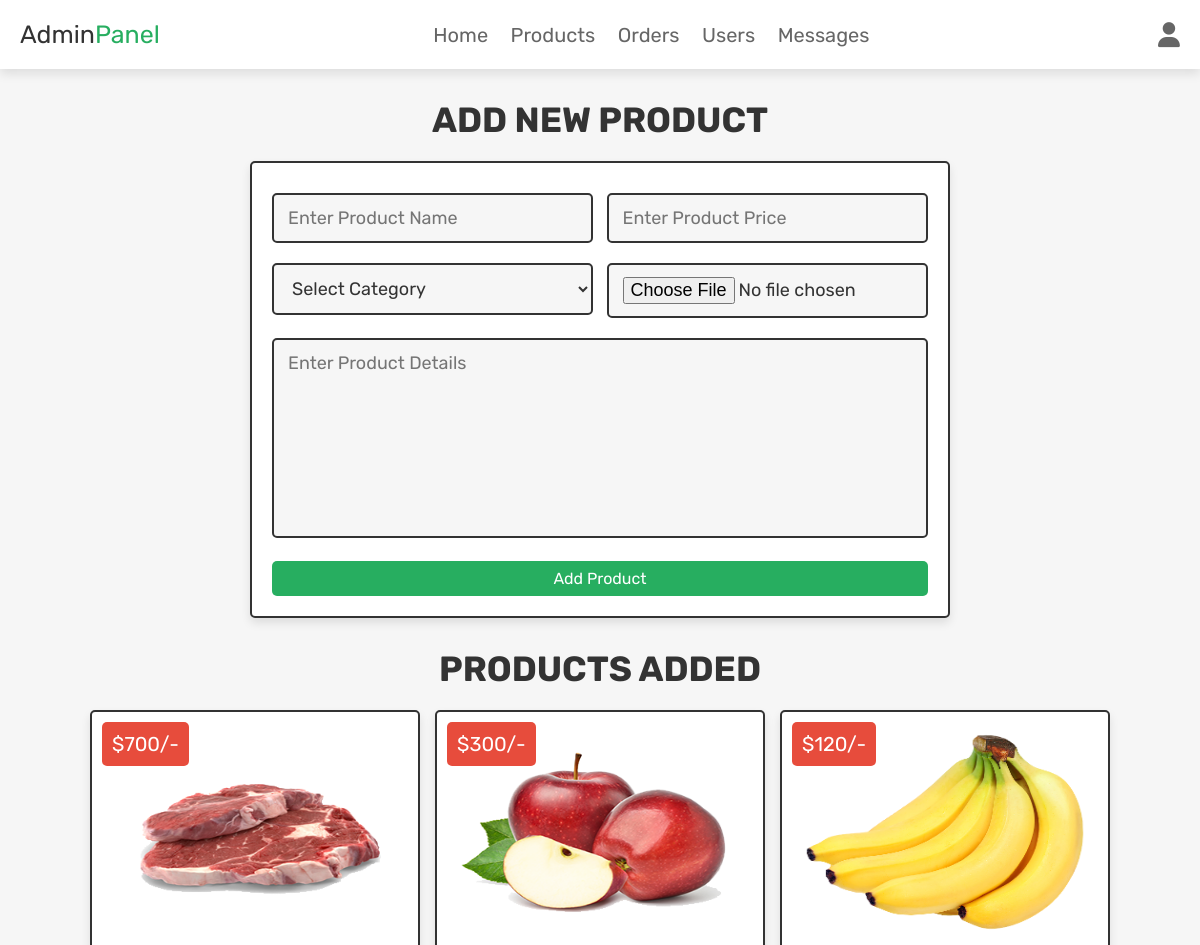
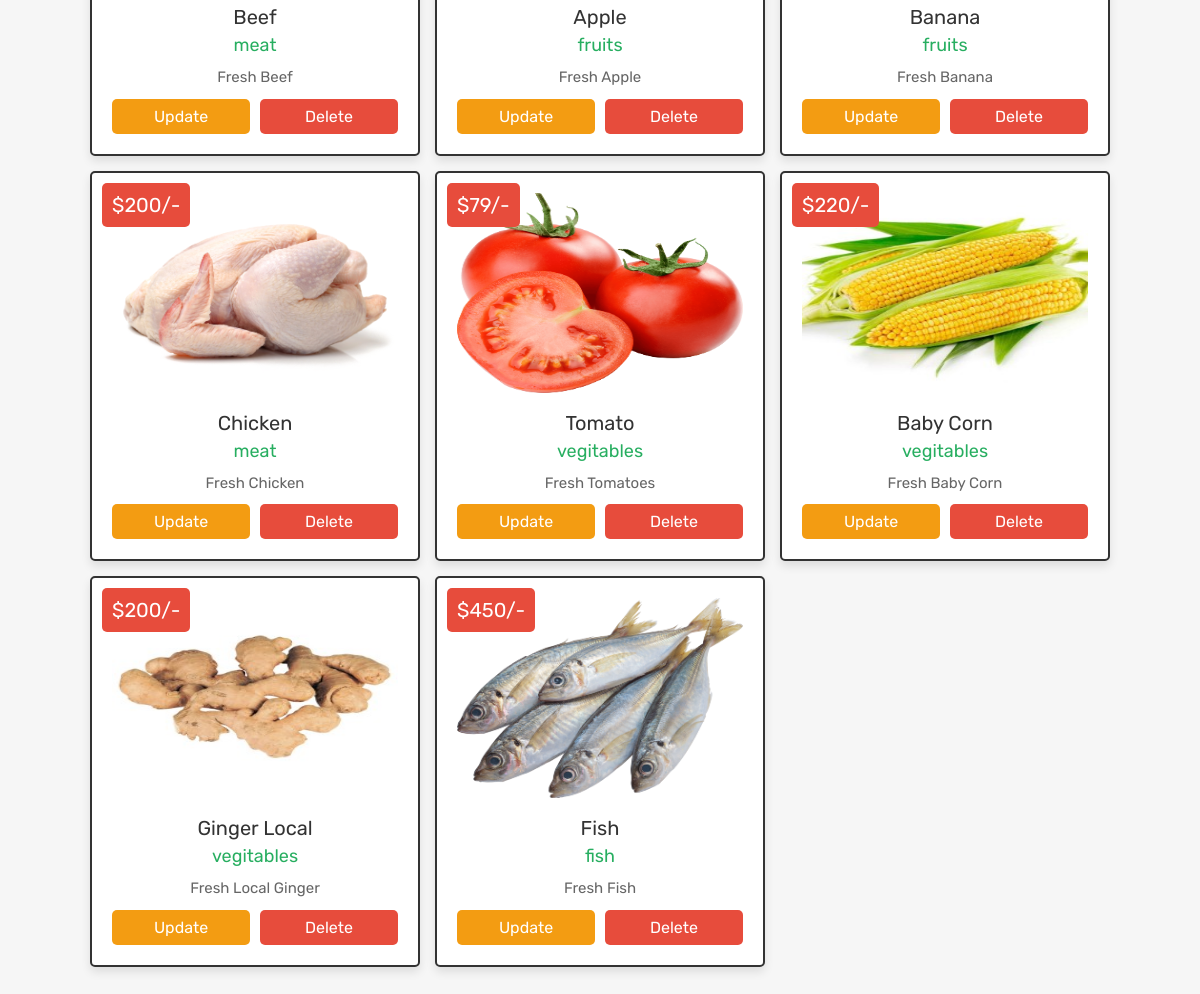
Page /admin_products.php (signed in) on the committed database (2 pictures, top to bottom).
### tables this page shows
CREATE TABLE `products` (
  `id` int(100) NOT NULL,
  `name` varchar(100) NOT NULL,
  `category` varchar(20) NOT NULL,
  `details` varchar(500) NOT NULL,
  `price` int(100) NOT NULL,
  `image` varchar(100) NOT NULL
);

### admin_products.php (the view, shortened to what this page needs)
<?php
@include 'config.php';
?>
<!DOCTYPE html>
<html lang="en">
<head>
   <link rel="stylesheet" href="https://cdnjs.cloudflare.com/ajax/libs/font-awesome/6.1.1/css/all.min.css">
   <link rel="stylesheet" href="css/admin_style.css">
</head>
<body>
<?php include 'admin_header.php'; ?>
<section class="add-products">
   <h1 class="title">add new product</h1>
   <form action="" method="POST" enctype="multipart/form-data">
      <div class="flex">
         <div class="inputBox">
         <input type="text" name="name" class="box" required placeholder="Enter Product Name">
         <select name="category" class="box" required>
            <option value="" selected disabled>Select Category</option>
         </select>
         </div>
         <div class="inputBox">
         <input type="number" min="0" name="price" class="box" required placeholder="Enter Product Price">
         <input type="file" name="image" required class="box" accept="image/jpg, image/jpeg, image/png">
         </div>
      </div>
      <textarea name="details" class="box" required placeholder="Enter Product Details" cols="30" rows="10"></textarea>
      <input type="submit" class="btn" value="add product" name="add_product">
   </form>
</section>
<section class="show-products">
   <h1 class="title">products added</h1>
   <div class="box-container">
   <?php
      $show_products = $conn->prepare("SELECT * FROM `products`");
      $show_products->execute();
      if($show_products->rowCount() > 0){
         while($fetch_products = $show_products->fetch(PDO::FETCH_ASSOC)){
   ?>
   <div class="box">
      <div class="price">$<?= $fetch_products['price']; ?>/-</div>
      <img src="uploaded_img/<?= $fetch_products['image']; ?>" alt="">
      <div class="name"><?= $fetch_products['name']; ?></div>
      <div class="cat"><?= $fetch_products['category']; ?></div>
      <div class="details"><?= $fetch_products['details']; ?></div>
      <div class="flex-btn">
         <a href="admin_update_product.php?update=<?= $fetch_products['id']; ?>" class="option-btn">update</a>
         <a href="admin_products.php?delete=<?= $fetch_products['id']; ?>" class="delete-btn" onclick="return confirm('delete this product?');">delete</a>
      </div>
   </div>
   <?php
      }
   }else{
      echo '<p class="empty">now products added yet!</p>';
   }
   ?>
   </div>
</section>
</body>
</html>

### admin_header.php (shortened to what this page needs)
<header class="header">
   <div class="flex">
      <a href="admin_page.php" class="logo">Admin<span>Panel</span></a>
      <nav class="navbar">
         <a href="admin_page.php">Home</a>
         <a href="admin_products.php">Products</a>
         <a href="admin_orders.php">Orders</a>
         <a href="admin_users.php">Users</a>
         <a href="admin_contacts.php">Messages</a>
      </nav>
      <div class="icons">
         <div id="user-btn" class="fas fa-user"></div>
      </div>
   </div>
</header>

### css/admin_style.css (style rules this page uses)
.add-products form { max-width: 70rem; padding:2rem; margin:0 auto; text-align: center; border:var(--border); box-shadow: var(--box-shadow); background-color: var(--white); border-radius: .5rem; }
.add-products form .flex { display: flex; justify-content: space-between; flex-wrap: wrap; }
.add-products form .flex .inputBox { width: 49%; }
.add-products form .box { width: 100%; margin:1rem 0; padding:1.2rem 1.4rem; font-size: 1.8rem; color:var(--black); border-radius: .5rem; background-color: var(--light-bg); border:var(--border); }
.add-products form textarea { height: 20rem; resize: none; }
.show-products { padding-top: 0; }
.show-products .box-container { display: grid; grid-template-columns: repeat(auto-fit, 33rem); gap:1.5rem; align-items: flex-start; justify-content:center; }
.show-products .box-container .box { text-align: center; border:var(--border); box-shadow: var(--box-shadow); background-color: var(--white); border-radius: .5rem; padding:2rem; position: relative; }
.show-products .box-container .box .price { position: absolute; top:1rem; left:1rem; padding:1rem; font-size: 2rem; color:var(--white); background-color: var(--red); border-radius: .5rem; }
.show-products .box-container .box img { width: 100%; height: 200px; margin-bottom: 1rem; }
.show-products .box-container .box .name { margin:.5rem 0; font-size: 2rem; color:var(--black); }
.show-products .box-container .box .cat { font-size: 1.8rem; color:var(--green); }
.show-products .box-container .box .details { padding-top: 1rem; font-size: 1.5rem; line-height: 1.5; color:var(--light-color); }

### css/components.css (style rules this page uses)
:root { --green:#27ae60; --orange:#f39c12; --red:#e74c3c; --black:#333; --light-color:#666; --white:#fff; --light-bg:#f6f6f6; --border:.2rem solid var(--black); --box-shadow:0 .5rem 1rem rgba(0,0,0,.1); }
* { font-family: 'Rubik', sans-serif; margin:0; padding:0; box-sizing: border-box; outline: none; border:none; text-decoration: none; color:var(--black); }
body { background-color: var(--light-bg); }
html { font-size: 62.5%; overflow-x: hidden; scroll-behavior: smooth; scroll-padding-top: 6.5rem; }
section { padding:3rem 2rem; max-width: 1200px; margin:0 auto; }
.btn, .delete-btn, .option-btn { display: block; width: 100%; margin-top: 1rem; border-radius: .5rem; color:var(--white); font-size: 1.6rem; padding:0.8rem 1.2rem; text-transform: capitalize; cursor: pointer; text-align: center; }
.btn { background-color: var(--green); }
.delete-btn { background-color: var(--red); }
.option-btn { background-color: var(--orange); }
.flex-btn { display: flex; flex-wrap: wrap; gap:1rem; }
.flex-btn > * { flex:1; }
.title { text-align: center; margin-bottom: 2rem; text-transform: uppercase; color:var(--black); font-size: 3.5rem; }
.header { background: var(--white); position: sticky; top:0; left:0; right:0; z-index: 1000; box-shadow: var(--box-shadow); }
.header .flex { display: flex; align-items: center; justify-content: space-between; padding:2rem; margin: 0 auto; max-width: 1200px; position: relative; }
.header .flex .logo { font-size: 2.5rem; color:var(--black); }
.header .flex .logo span { color:var(--green); }
.header .flex .navbar a { margin:0 1rem; font-size: 2rem; color:var(--light-color); }
.header .flex .icons > * { font-size: 2.5rem; color:var(--light-color); cursor: pointer; margin-left: 1.5rem; }

### rows in the picture
products: price "700", image (picture), name "Beef", category "meat", details "Fresh Beef"
products: price "300", image (picture), name "Apple", category "fruits", details "Fresh Apple"
products: price "120", image (picture), name "Banana", category "fruits", details "Fresh Banana"
products: price "200", image (picture), name "Chicken", category "meat", details "Fresh Chicken"
products: price "79", image (picture), name "Tomato", category "vegitables", details "Fresh Tomatoes"
products: price "220", image (picture), name "Baby Corn", category "vegitables", details "Fresh Baby Corn"
products: price "200", image (picture), name "Ginger Local", category "vegitables", details "Fresh Local Ginger"
products: price "450", image (picture), name "Fish", category "fish", details "Fresh Fish"
